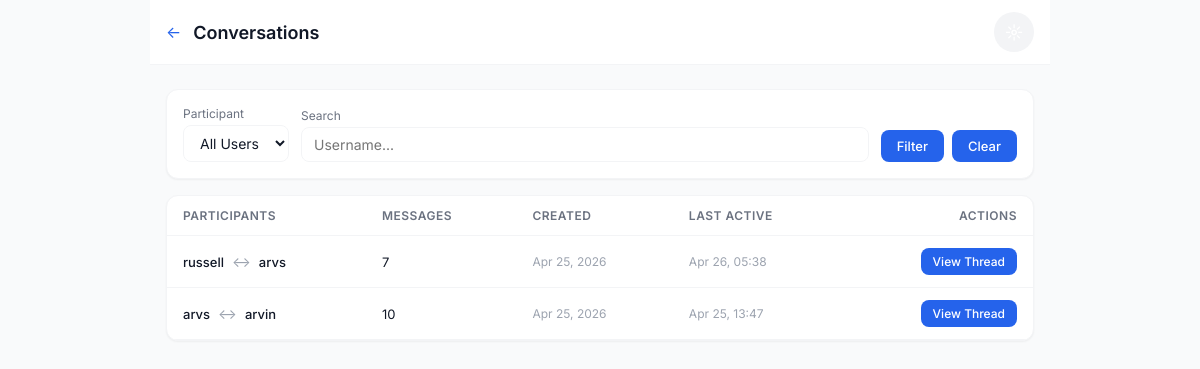
Page /chat/admin/conversations/ (signed in) on the committed database.
### chat/models.py (models this page shows, shortened)
class Conversation(models.Model):
    id = models.UUIDField(primary_key=True, default=uuid.uuid4, editable=False)
    participant1 = models.ForeignKey(User, on_delete=models.CASCADE, related_name='conversations_as_p1')
    participant2 = models.ForeignKey(User, on_delete=models.CASCADE, related_name='conversations_as_p2')
    created_at = models.DateTimeField(auto_now_add=True)
    updated_at = models.DateTimeField(auto_now=True)
    last_message = models.ForeignKey('Message', on_delete=models.SET_NULL, null=True, blank=True, related_name='+')
    class Meta:
        db_table = 'chat_conversation'
        unique_together = ['participant1', 'participant2']
        indexes = [
            models.Index(fields=['participant1', 'participant2']),
            models.Index(fields=['updated_at']),
        ]

### chat/views_admin.py (the view, shortened to what this page needs)
# urls.py: path('admin/conversations/', views_admin.admin_conversations, name='admin_conversations'),
@login_required
@user_passes_test(is_staff_or_admin, login_url='chat_list')
def admin_conversations(request):
    conv_qs = Conversation.objects.select_related(
        'participant1', 'participant2', 'last_message'
    ).annotate(message_count=Count('messages')).order_by('-updated_at')
    user_filter = request.GET.get('user', '')
    search = request.GET.get('search', '').strip()
    if search:
        conv_qs = conv_qs.filter(
            Q(participant1__username__icontains=search) |
            Q(participant2__username__icontains=search)
        )
    paginator = Paginator(conv_qs, 25)
    page_number = request.GET.get('page', 1)
    page_obj = paginator.get_page(page_number)
    users = User.objects.order_by('username')
    return render(request, 'chat/admin/conversations.html', {
        'conversations': page_obj,
        'users': users,
        'user_filter': user_filter,
        'search': search,
        'is_admin': is_admin_only(request.user),
    })

### chat/views_admin.py (called while the page is built)
def is_staff_or_admin(user):
    if user.is_superuser:
        return True
    profile = getattr(user, 'profile', None)
    if profile and profile.role in ('staff', 'admin'):
        return True
    return user.is_staff

def is_admin_only(user):
    if user.is_superuser:
        return True
    profile = getattr(user, 'profile', None)
    if profile and profile.role == 'admin':
        return True
    return False

### chat/templates/chat/admin/conversations.html (shortened to what this page needs)
{% extends 'chat/base.html' %}
{% block content %}
<div style="max-width: 900px; margin: 0 auto;">
    <div class="app-bar">
        <div style="display: flex; align-items: center; gap: 12px;">
            <a href="{% url 'admin_dashboard' %}" class="back-btn">&#8592;</a>
            <h1>Conversations</h1>
        </div>
        <button class="theme-toggle" onclick="toggleTheme()">&#9788;</button>
    </div>
    <div class="container" style="padding-top: 24px;">
        <div class="card" style="padding: 16px; margin-bottom: 16px;">
            <form method="get" style="display: flex; flex-wrap: wrap; gap: 12px; align-items: flex-end;">
                <div>
                    <label style="font-size: 12px; color: var(--text-secondary); display: block; margin-bottom: 4px;">Participant</label>
                    <select name="user" style="padding: 8px 12px; border-radius: 8px; border: 1px solid var(--border-light); background: var(--surface); color: var(--text-primary); font-size: 14px;">
                        <option value="" {% if not user_filter %}selected{% endif %}>All Users</option>
                    </select>
                </div>
                <div style="flex: 1; min-width: 200px;">
                    <label style="font-size: 12px; color: var(--text-secondary); display: block; margin-bottom: 4px;">Search</label>
                    <input type="text" name="search" value="{{ search }}" placeholder="Username..." style="width: 100%; padding: 8px 12px; border-radius: 8px; border: 1px solid var(--border-light); background: var(--surface); color: var(--text-primary); font-size: 14px;">
                </div>
                <div style="display: flex; gap: 8px;">
                    <button type="submit" class="btn btn-primary" style="padding: 8px 16px; font-size: 13px;">Filter</button>
                    <a href="?" class="btn" style="padding: 8px 16px; font-size: 13px; text-decoration: none;">Clear</a>
                </div>
            </form>
        </div>
        <div class="card" style="overflow: auto;">
            <table style="width: 100%; border-collapse: collapse; font-size: 14px;">
                <thead>
                    <tr style="border-bottom: 1px solid var(--border-light);">
                        <th style="padding: 12px 16px; text-align: left; font-weight: 600; color: var(--text-secondary); font-size: 12px; text-transform: uppercase; letter-spacing: 0.5px;">Participants</th>
                        <th style="padding: 12px 16px; text-align: left; font-weight: 600; color: var(--text-secondary); font-size: 12px; text-transform: uppercase; letter-spacing: 0.5px;">Messages</th>
                        <th style="padding: 12px 16px; text-align: left; font-weight: 600; color: var(--text-secondary); font-size: 12px; text-transform: uppercase; letter-spacing: 0.5px;">Created</th>
                        <th style="padding: 12px 16px; text-align: left; font-weight: 600; color: var(--text-secondary); font-size: 12px; text-transform: uppercase; letter-spacing: 0.5px;">Last Active</th>
                        <th style="padding: 12px 16px; text-align: right; font-weight: 600; color: var(--text-secondary); font-size: 12px; text-transform: uppercase; letter-spacing: 0.5px;">Actions</th>
                    </tr>
                </thead>
                <tbody>
                    {% for conv in conversations %}
                    <tr style="border-bottom: 1px solid var(--border-light);">
                        <td style="padding: 12px 16px;">
                            <div style="display: flex; align-items: center; gap: 8px;">
                                <span style="font-weight: 500; font-size: 13px;">{{ conv.participant1.username }}</span>
                                <span style="color: var(--text-muted);">&#8596;</span>
                                <span style="font-weight: 500; font-size: 13px;">{{ conv.participant2.username }}</span>
                            </div>
                        </td>
                        <td style="padding: 12px 16px; font-size: 13px;">{{ conv.message_count }}</td>
                        <td style="padding: 12px 16px; font-size: 12px; color: var(--text-muted); white-space: nowrap;">{{ conv.created_at|date:"M d, Y" }}</td>
                        <td style="padding: 12px 16px; font-size: 12px; color: var(--text-muted); white-space: nowrap;">{{ conv.updated_at|date:"M d, H:i" }}</td>
                        <td style="padding: 12px 16px; text-align: right;">
                            <a href="{% url 'admin_conversation_detail' conv.id %}" class="btn" style="padding: 6px 12px; font-size: 12px; text-decoration: none;">View Thread</a>
                        </td>
                    </tr>
                    {% empty %}
                    <tr><td colspan="5" style="padding: 24px; text-align: center; color: var(--text-secondary);">No conversations found</td></tr>
                    {% endfor %}
                </tbody>
            </table>
        </div>
    </div>
</div>
{% endblock %}

### rows in the picture
Conversation: participant1.username "russell", participant2.username "arvs", message_count "7", created_at "Apr 25, 2026", updated_at "Apr 26, 05:38"
Conversation: participant1.username "arvs", participant2.username "arvin", message_count "10", created_at "Apr 25, 2026", updated_at "Apr 25, 13:47"
